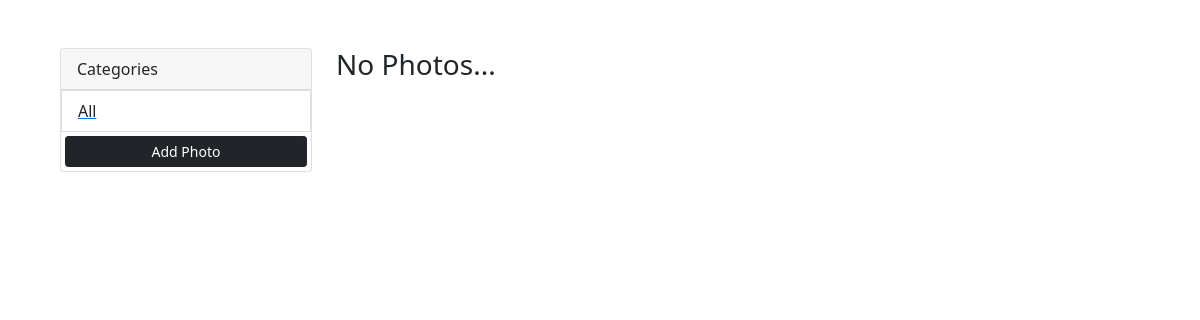
/, run on an earlier commit of the app's database.
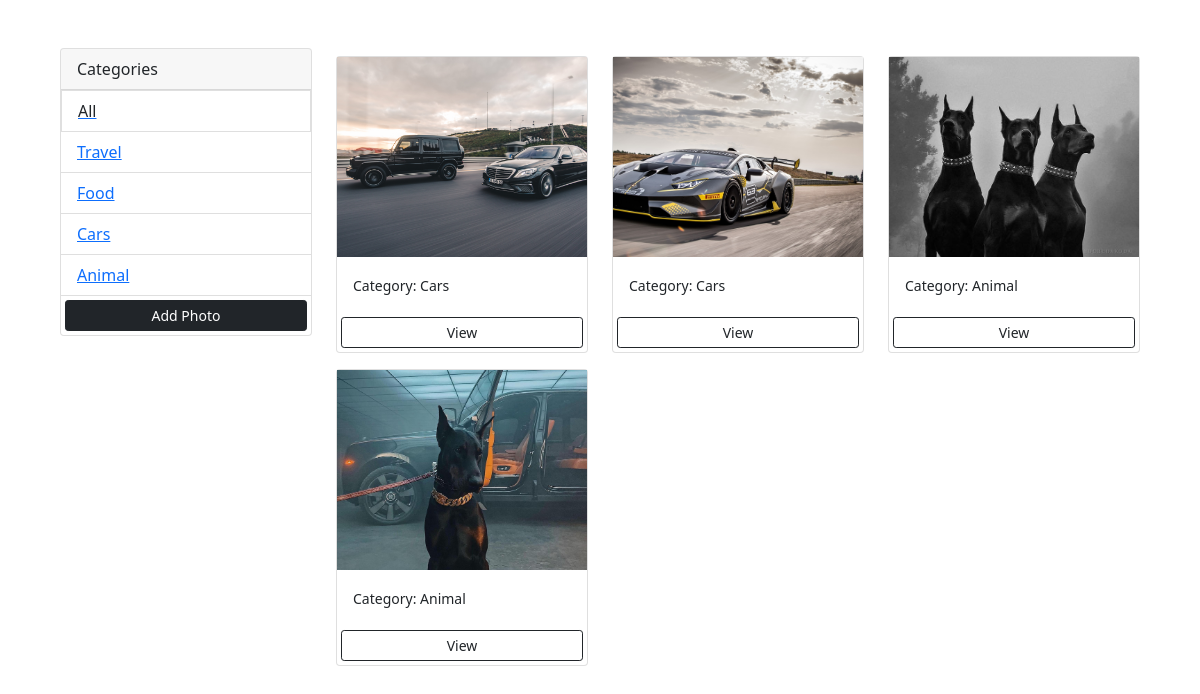
And on a later commit of the database.
### photos/models.py (models this page shows, shortened)
class Category(models.Model):
  name = models.CharField(max_length=100, null=False, blank=False)

class Photo(models.Model):
  category = models.ForeignKey(Category,on_delete=models.SET_NULL,null=True, blank=True)
  image = models.ImageField(null=False, blank=False)
  description = models.TextField()

### photos/views.py (the view)
# urls.py: path('',views.gallery, name='gallery'),
def gallery(request):
  category = request.GET.get('category')
  if category == None:
    photos = Photo.objects.all()
  else:
    photos = Photo.objects.filter(category__name=category)
  categories = Category.objects.all()
  context = {'categories':categories, 'photos':photos}
  return render(request,'photos/gallery.html',context)

### photos/templates/photos/gallery.html (shortened to what this page needs)
<!DOCTYPE html>
<html lang="en">
  <head>
    <link
      href="https://cdn.jsdelivr.net/npm/bootstrap@5.0.2/dist/css/bootstrap.min.css"
      rel="stylesheet"
    />
  </head>
  <body class="m-5">
    <div class="container">
      <div class="row">
        <div class="col-md-3">
          <div class="card">
            <div class="card-header">
              Categories
            </div>
            <ul class="list-group list-group-flush">
              <a href="{% url 'gallery' %}"><li class="list-group-item">All</li></a>
              {% for category in categories %}
                <li class="list-group-item">
                  <a href="{% url 'gallery' %}?category={{category.name}}">
                    {{category.name}}
                  </a>
                </li>
              {% endfor %}
              <a href="{% url 'add' %}" class="btn btn-block btn-dark btn-sm m-1">
                Add Photo
              </a>
            </ul>
          </div>
        </div>
        <div class="col-md-9">
          <div class="row">
            {% for photo in photos %}
            <div class="col-md-4">
              <div class="card my-2">
                <img class="image-thumbnail" src="{{photo.image.url}}" class="card-img-top" alt="..." />
                <div class="card-body">
                  <small class="card-text">Category: {{photo.category.name}}</small>
                </div>
                <a href="{% url 'photo' photo.id %}" class="btn btn-outline-dark btn-sm m-1">View</a>
              </div>
            </div>
            {% empty %}
              <h3>No Photos...</h3>
            {% endfor %}
          </div>
        </div>
      </div>
    </div>
  </body>
</html>

### photos/templates/photos/gallery.html (style rules this page uses)
.image-thumbnail { height:200px; object-fit:cover; }

What changed in the data, as far as the page shows it:
added Category: name "Travel"
added Category: name "Food"
added Category: name "Cars"
added Category: name "Animal"
added Photo: image (picture), category.name "Cars"
added Photo: image (picture), category.name "Cars"
added Photo: image (picture), category.name "Animal"
added Photo: image (picture), category.name "Animal"
Also different on the page:
text no longer shown: "No Photos..."
